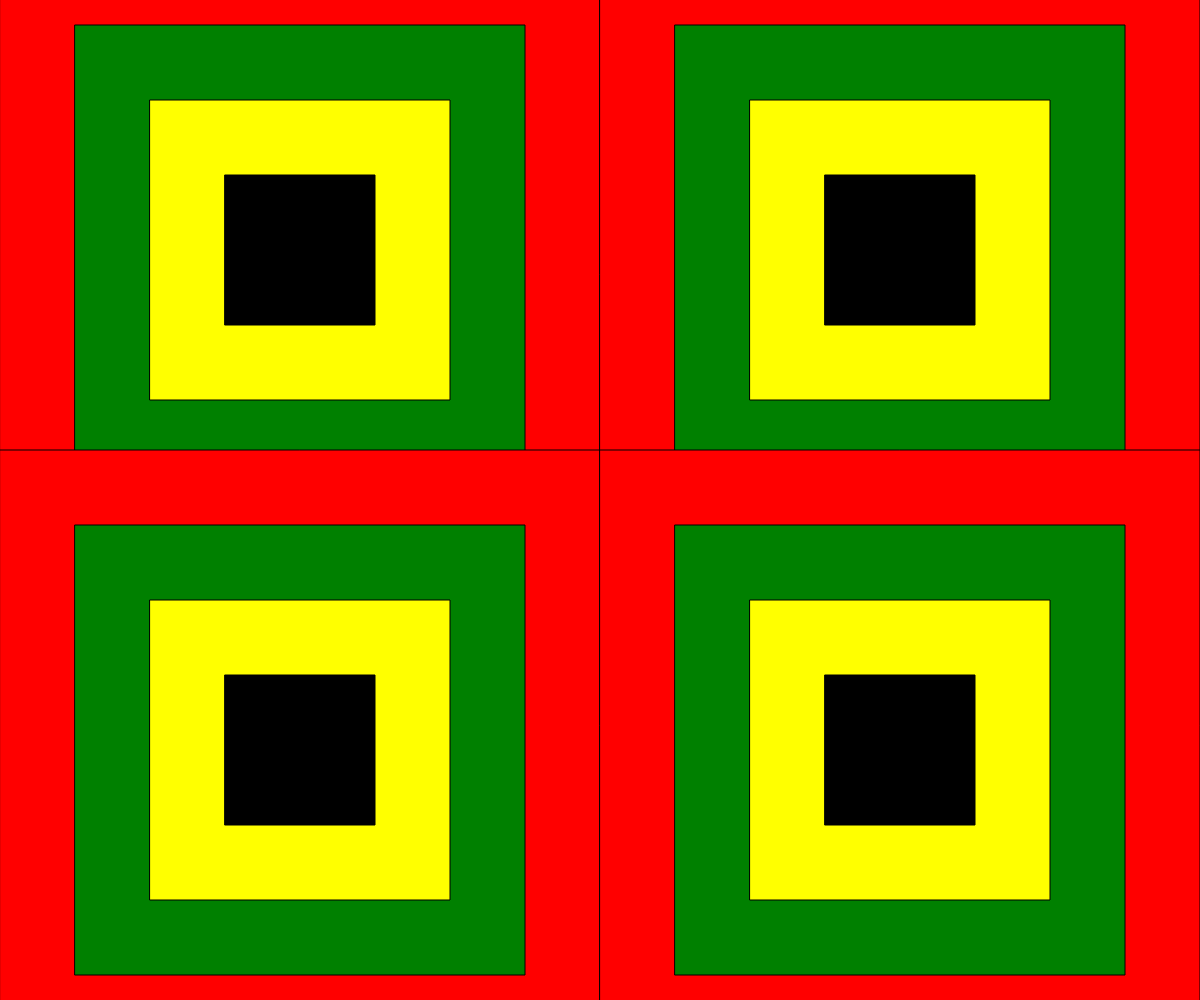
Frame 1 (no input)
Frame 60 (no input): identical to frame 1, image omitted
Frame 120 (the mouse pressed at the canvas centre since frame 60): identical to frame 1, image omitted

The p5.js sketch that drew this single still picture (run headless with seeded random() and noise() and a simulated clock; from frame 60 on, the mouse is pressed at the canvas centre):

// p5.js sketch
// ── sketch.js
// https://editor.p5js.org/jht9629-nyu/sketches/WHyLQog-U
// day3 squares
// https://editor.p5js.org/yc7143/sketches/02tqN7AyK
// from Ye Chen
// https://editor.p5js.org/jht9629-nyu/sketches/LON5SfvtY
// CCL day3 shapes func parameters

function setup() {
  createCanvas(windowWidth, windowHeight);
}
function draw() {
  background(220);
  let w = width / 2;
  let h = height / 2;
  rectMode(CENTER);
  // translate(-w/2,-h/2);
  drawShape(w / 2, h / 2, w, h);
  drawShape(w / 2 + w, h / 2, w, h);
  drawShape(w / 2, h / 2 + h, w, h);
  drawShape(w / 2 + w, h / 2 + h, w, h);
}
function drawShape(x, y, w, h) {
  // circle(x, y, d)
  fill("red");
  // circle(200, 200, 400)
  square(x, y, w);
  fill("green");
  // circle(200, 200, 300 )
  square(x, y, w * 0.75);
  fill("yellow");
  // circle(200, 200, 200)
  square(x, y, w * 0.5);
  fill("black");
  // circle(200, 200, 100)
  square(x, y, w * 0.25);
}
